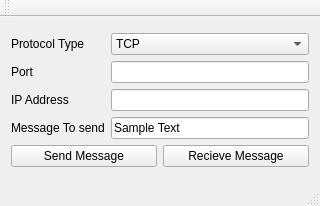
<?xml version="1.0" encoding="UTF-8"?>
<ui version="4.0">
 <class>MainWindow</class>
 <widget class="QMainWindow" name="MainWindow">
  <property name="geometry">
   <rect>
    <x>0</x>
    <y>0</y>
    <width>320</width>
    <height>206</height>
   </rect>
  </property>
  <property name="maximumSize">
   <size>
    <width>320</width>
    <height>206</height>
   </size>
  </property>
  <property name="windowTitle">
   <string>MainWindow</string>
  </property>
  <widget class="QWidget" name="centralWidget">
   <layout class="QVBoxLayout" name="verticalLayout_4">
    <item>
     <layout class="QVBoxLayout" name="verticalLayout_3">
      <item>
       <layout class="QHBoxLayout" name="horizontalLayout_2">
        <item>
         <layout class="QVBoxLayout" name="verticalLayout">
          <item>
           <widget class="QLabel" name="label_ProtocolType">
            <property name="text">
             <string>Protocol Type</string>
            </property>
           </widget>
          </item>
          <item>
           <widget class="QLabel" name="label_port">
            <property name="text">
             <string>Port </string>
            </property>
           </widget>
          </item>
          <item>
           <widget class="QLabel" name="label_IPAddress">
            <property name="text">
             <string>IP Address</string>
            </property>
           </widget>
          </item>
          <item>
           <widget class="QLabel" name="label_messageToSend">
            <property name="text">
             <string>Message To send</string>
            </property>
           </widget>
          </item>
         </layout>
        </item>
        <item>
         <layout class="QVBoxLayout" name="verticalLayout_2">
          <item>
           <widget class="QComboBox" name="comboBox_ProtocolType">
            <item>
             <property name="text">
              <string>TCP</string>
             </property>
            </item>
            <item>
             <property name="text">
              <string>UDP</string>
             </property>
            </item>
           </widget>
          </item>
          <item>
           <widget class="QLineEdit" name="lineEdit_port">
            <property name="text">
             <string/>
            </property>
           </widget>
          </item>
          <item>
           <widget class="QLineEdit" name="lineEdit_IPAddress"/>
          </item>
          <item>
           <widget class="QLineEdit" name="lineEdit_messageToSend">
            <property name="text">
             <string>Sample Text</string>
            </property>
           </widget>
          </item>
         </layout>
        </item>
       </layout>
      </item>
      <item>
       <layout class="QHBoxLayout" name="horizontalLayout">
        <item>
         <widget class="QPushButton" name="pushButton_sendMessage">
          <property name="text">
           <string>Send Message</string>
          </property>
         </widget>
        </item>
        <item>
         <widget class="QPushButton" name="pushButton_recieveMessage">
          <property name="text">
           <string>Recieve Message</string>
          </property>
         </widget>
        </item>
       </layout>
      </item>
     </layout>
    </item>
   </layout>
  </widget>
  <widget class="QMenuBar" name="menuBar">
   <property name="geometry">
    <rect>
     <x>0</x>
     <y>0</y>
     <width>320</width>
     <height>21</height>
    </rect>
   </property>
  </widget>
  <widget class="QToolBar" name="mainToolBar">
   <attribute name="toolBarArea">
    <enum>TopToolBarArea</enum>
   </attribute>
   <attribute name="toolBarBreak">
    <bool>false</bool>
   </attribute>
  </widget>
  <widget class="QStatusBar" name="statusBar"/>
 </widget>
 <layoutdefault spacing="6" margin="11"/>
 <resources/>
 <connections/>
</ui>
